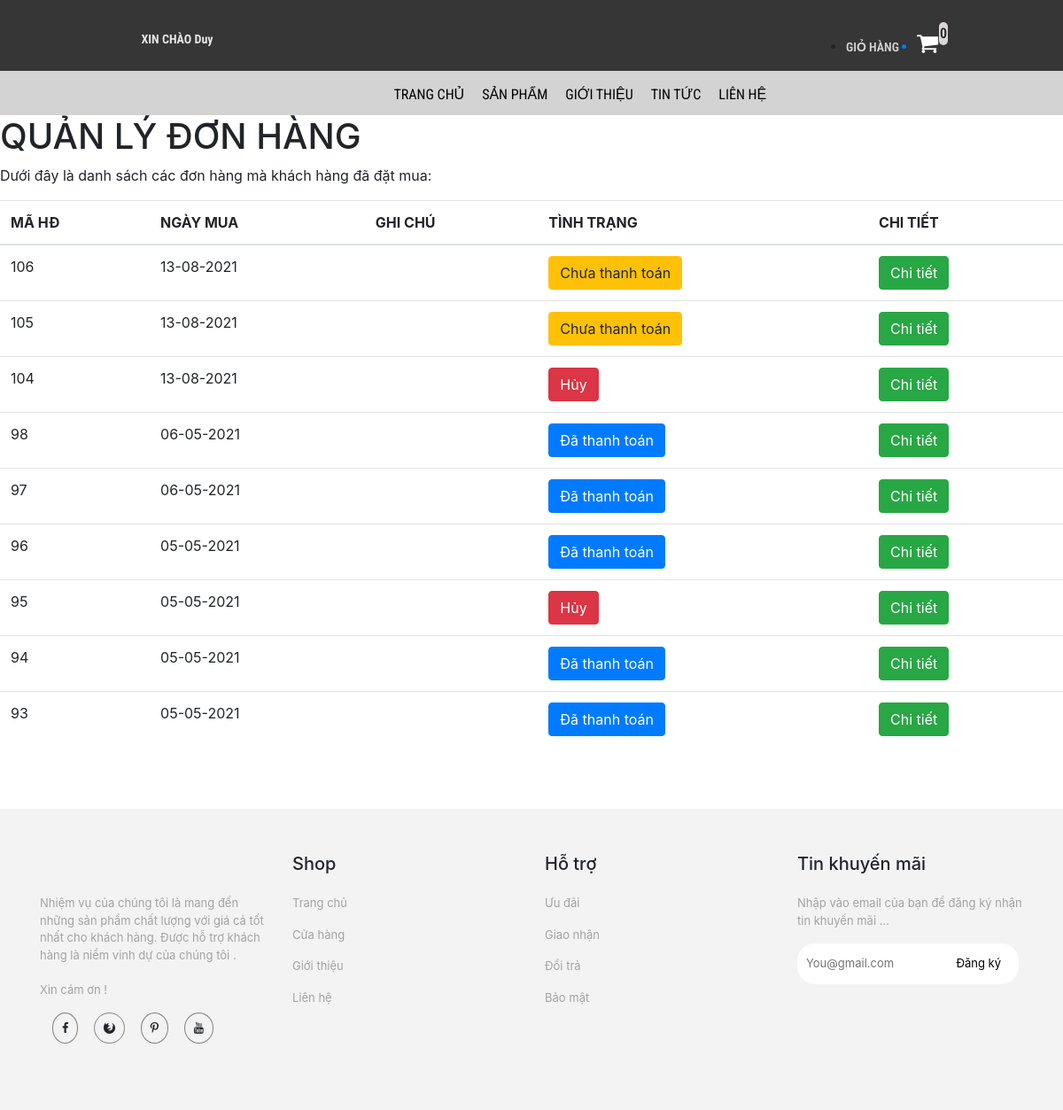
Page /trang-chinh/lichsu.php (signed in) on the committed database.
### tables this page shows
CREATE TABLE `hoa_don` (
  `ma_hd` int(11) NOT NULL,
  `ngay_mua` varchar(20) NOT NULL,
  `ghi_chu` varchar(50) NOT NULL,
  `tinh_trang` varchar(20) NOT NULL DEFAULT '0',
  `ma_kh` varchar(50) NOT NULL
);

### trang-chinh/dao/pdo.php (called while the page is built, shortened)
<?php
    function pdo_get_connection(){
        $pdo = new PDO("mysql:host=localhost;dbname=bigshoes",'bigshoes','');
        $pdo->setAttribute(PDO::ATTR_ERRMODE, PDO::ERRMODE_EXCEPTION);
        return $pdo;
    }
    function pdo_query($sql){
        $sql_args = array_slice(func_get_args(),1);
        try{
            $conn = pdo_get_connection();
            $stmt = $conn ->prepare($sql);
            $stmt -> execute($sql_args);
            $rows = $stmt -> fetchAll();
            return $rows;
        }catch(PDOException $e){
            throw $e;
        }finally{
            unset($conn);
        }
    }
    ?>

### trang-chinh/dao/hoa-don.php (called while the page is built, shortened)
<?php
    require_once ('pdo.php');
    function hoa_don_select_by_makh($ma_kh){
        $sql = "SELECT * FROM hoa_don WHERE ma_kh=? ORDER BY ma_hd DESC";
        return pdo_query($sql,$ma_kh);
    }
?>

### trang-chinh/lichsu.php (the view, shortened to what this page needs)
<!DOCTYPE html>
<html lang="en">
<head>
    <link rel="stylesheet" href="https://maxcdn.bootstrapcdn.com/bootstrap/4.0.0/css/bootstrap.min.css">
    <link rel="stylesheet" href="../../bigshoes/css/lien-he/products.css">
    <link rel="stylesheet" href="../../bigshoes/css/chi-tiet-sp/products.css">
    <link rel="stylesheet" href="../../bigshoes/css/chi-tiet-sp/plugin/css/owl.carousel.min.css">
    <link rel="stylesheet" href="../../bigshoes/css/chi-tiet-sp/plugin/css/owl.theme.default.min.css">
    <link rel="stylesheet" href="https://cdnjs.cloudflare.com/ajax/libs/font-awesome/4.7.0/css/font-awesome.min.css">
</head>
<body>
    <div class="container-fluid">
        <div class="row">
            <div class="col-md-4" style="background-color: rgb(54, 54, 54);text-align: center">
                <div class="login">
                  <?php
                    if(!isset($_SESSION['user'])){
                  ?>
                  <a href="../../bigshoes/tai-khoan/dang-nhap.php"><p><strong>ĐĂNG NHẬP / ĐĂNG KÍ</strong></p></a>
                    <?php }else{ ?>
                  <a href="../../bigshoes/tai-khoan/thong-tin-tk.php"><p><strong>XIN CHÀO <?=$_SESSION['user']['ho_ten']?></strong></p></a>
                  <?php } ?>
                </div>
            </div>
            <div class="col-md-4" style="background-color: rgb(54, 54, 54);text-align: center">
                <div class="logo">
                </div>
            </div>
            <div class="col-md-4" style="background-color: rgb(54, 54, 54);text-align: center">
                <div class="giohang" style = "position: reletive;">
                    <?php
                            $sll = 0;
                        ?>
                    <span style = "position: absolute;padding: 1px 1px;background-color: #ddd6d6;border-radius: 50px;left: 260px;top: 25px;" ><?=$sll?></span>
                <ul>
                        <li><p style="color: rgb(212, 212, 212);font-size: 14px;margin-top: 5px; ">GIỎ HÀNG</p></li>
                       <a href="danh-sach-gio-hang.php"><li><i class="fa fa-shopping-cart" style="font-size:26px;color:rgb(255, 255, 255)"></i></li></a>
                    </ul>
                </div>
            </div>
        </div>
    </div>
    <div class="container-fluid">
        <div class="row">
            <div class="col-md-12" style="background-color: rgb(211, 211, 211);">
                <div class="nav">
                    <ul>
                        <li><a href="index.php">TRANG CHỦ</a></li>
                        <li><a href="danh-sach-sp.php">SẢN PHẨM</a></li>
                            <li><a href="gioi-thieu.php">GIỚI THIỆU</a></li>
                            <li><a href="tin-tuc.php">TIN TỨC</a></li>
                            <li><a href="lien-he.php">LIÊN HỆ</a></li>
                    </ul>
                </div>
            </div>
        </div>
    </div>
        <div id="page-wrapper">
		  <div class="header">
                        <div class="page-header">
                            <h1>QUẢN LÝ ĐƠN HÀNG</h1>
                            <p>Dưới đây là danh sách các đơn hàng mà khách hàng đã đặt mua: </p>
                            <?php
                                require_once ('../trang-chinh/dao/hoa-don.php');
                                $ma_kh= $_SESSION['user']['ma_kh'];
                                $items = hoa_don_select_by_makh($ma_kh);
                            ?>
                            <table class="table table-hover">
                                <thead>
                                  <tr>
                                    <th>MÃ HĐ</th>
                                    <th>NGÀY MUA</th>
                                    <th>GHI CHÚ</th>
                                    <th>TÌNH TRẠNG</th>
                                    <th>CHI TIẾT</th>
                                  </tr>
                                </thead>
                                <tbody>
                                <?php foreach($items as $item){
                                     extract($item);
                                    ?>
                                  <tr>
                                    <td><?=$ma_hd?></td>
                                    <td><?=$ngay_mua?></td>
                                    <td><?=$ghi_chu?></td>
                                    <td>
                                        <a href="chinhsuadon.php?ma_hd=<?=$ma_hd?>">
                                        <?php
                                            if($tinh_trang == 0){
                                                echo '<button class="btn btn-warning name="thanh_toan">';
                                                echo "Chưa thanh toán";
                                            }
                                            else if($tinh_trang == 1){
                                                echo '<button class="btn btn-primary name="thanh_toan">';
                                                echo "Đã thanh toán ";
                                            }
                                            else   {
                                                echo '<button class="btn btn-danger name ="thanh_toan">';
                                                echo "Hủy";
                                            }
                                        ?>
                                        </button></a>
                                    </td>
                                    <td><a href="lichsu-chitiet.php?ma_hd=<?=$ma_hd?>&ma_kh=<?=$ma_kh?>"><button class="btn btn-success">Chi tiết</button></a></td>
                                  </tr>
                                <?php } ?>
                                </tbody>
                              </table>
                        </div>
		</div>
            </div>
    <div class="container-fluid now2" style="margin-top: 70px;">
        <div class="row">
            <div class="container" style="margin-top: 50px;">
                <div class="row">
                    <div class="col-md-3">
                        <div class="fo">
                        </div>
                    </div>
                    <div class="col-md-3">
                        <div class="fo">
                            <h5>Shop</h5>
                        </div>
                    </div>
                    <div class="col-md-3">
                        <h5>Hỗ trợ</h5>
                    </div>
                    <div class="col-md-3">
                        <h5>Tin khuyến mãi</h5>
                    </div>
                </div>
                <div class="row" style="margin-top: 0px;">
                    <div class="col-md-3">
                        <div class="fo">
                            <ul>
                                <li>
                                    <p>
                                    Nhiệm vụ của chúng tôi là mang đến những sản phẩm chất lượng với giá cả tốt nhất cho khách hàng. Được hỗ trợ khách hàng là niềm vinh dự của chúng tôi . <br><br>
                                    Xin cám ơn !
                                </p>
                                </li>
                                <li><i class="fa fa-facebook "></i>
                                    <i class="fa fa-firefox"></i>
                                    <i class="fa fa-pinterest-p"></i>
                                    <i class="fa fa-youtube"></i>
                                </li>
                            </ul>
                        </div>
                    </div>
                    <div class="col-md-3">
                        <div class="fo">
                            <ul>
                                <li>
                                    <p>Trang chủ</p>
                                </li>
                                <li>
                                    <p>Cửa hàng</p>
                                </li>
                                <li>
                                    <p>Giới thiệu</p>
                                </li>
                                <li>
                                    <p>Liên hệ</p>
                                </li>
                            </ul>
                        </div>
                    </div>
                    <div class="col-md-3">
                        <div class="fo">
                            <ul>
                                <li>
                                    <p>Ưu đãi</p>
                                </li>
                                <li>
                                    <p>Giao nhận</p>
                                </li>
                                <li>
                                    <p>Đổi trả</p>
                                </li>
                                <li>
                                    <p>Bảo mật</p>
                                </li>
                            </ul>
                        </div>
                    </div>
                    <div class="col-md-3">
                        <div class="fo">
                            <ul>
                                <li>
                                    <p>Nhập vào email của bạn để đăng ký nhận tin khuyến mãi ...</p>
                                </li>
                                <li>
                                    <input type="text" placeholder="You@gmail.com">
                                    <a href="#">Đăng ký</a>
                                </li>
                            </ul>
                        </div>
                    </div>
                </div>
            </div>
        </div>
</body>
</html>

### css/lien-he/products.css (style rules this page uses)
* { margin: 0px; padding: 0px; box-sizing: border-box; }
.login p { margin-top: 34px; color: rgb(230, 230, 230); font-size: 14px; font-family: 'Roboto Condensed', sans-serif; }
.logo { padding: 13px; }
.nav { position: relative; width: 100%; height: 50px; background-color: rgb(211, 211, 211); font-family: 'Roboto Condensed', sans-serif; }
.nav ul { position: absolute; top: 0; left: 31.5%; }
.nav ul li { float: left; list-style: none; margin-left: 20px; font-family: 'Roboto Condensed', sans-serif; font-size: 16px; margin-top: 15px; }
.giohang { font-weight: 600; margin-left: 120px; font-family: 'Roboto Condensed', sans-serif; }
.giohang ul li { float: left; margin-left: 20px; margin-top: 20px; }
.fo ul li { margin-top: 15px; list-style: none; font-size: 13px; }
.fo ul li i { margin-left: 14px; border: solid 1px gray; padding: 10px; border-radius: 100%; }
.fo ul li p { color: rgb(163, 163, 163); }
.fo ul li input { padding: 13px 10px; width: 250px; border: none; border-radius: 20px; }
.fo ul li a { position: absolute; top: 83px; right: 40px; color: black; }
.now2 { width: 100%; height: 340px; background-color: rgb(243, 243, 243); position: relative; }

### css/chi-tiet-sp/products.css (style rules this page uses)
* { margin: 0px; padding: 0px; box-sizing: border-box; }
.login p { margin-top: 34px; color: rgb(230, 230, 230); font-size: 14px; font-family: "Roboto Condensed", sans-serif; }
.logo { padding: 13px; }
.nav { position: relative; width: 100%; height: 50px; background-color: rgb(211, 211, 211); font-family: "Roboto Condensed", sans-serif; }
.nav ul { position: absolute; top: 0; left: 35%; }
.nav ul li { float: left; list-style: none; margin-left: 20px; font-family: "Roboto Condensed", sans-serif; font-size: 16px; margin-top: 15px; }
.nav ul li a { text-decoration: none; color: black; }
.giohang { font-weight: 600; margin-left: 120px; font-family: "Roboto Condensed", sans-serif; }
.giohang ul li { float: left; margin-left: 20px; margin-top: 20px; }
.fo ul li { margin-top: 15px; list-style: none; font-size: 13px; }
.fo ul li i { margin-left: 14px; border: solid 1px gray; padding: 10px; border-radius: 100%; }
.fo ul li p { color: rgb(163, 163, 163); }
.fo ul li input { padding: 13px 10px; width: 250px; border: none; border-radius: 20px; }
.fo ul li a { position: absolute; top: 83px; right: 40px; color: black; }
.now2 { width: 100%; height: 340px; background-color: rgb(243, 243, 243); position: relative; }

### rows in the picture
hoa_don: ma_hd "106", ngay_mua "13-08-2021", tinh_trang "Chưa thanh toán"
hoa_don: ma_hd "105", ngay_mua "13-08-2021", tinh_trang "Chưa thanh toán"
hoa_don: ma_hd "104", ngay_mua "13-08-2021", tinh_trang "Hủy"
hoa_don: ma_hd "98", ngay_mua "06-05-2021", tinh_trang "Đã thanh toán"
hoa_don: ma_hd "97", ngay_mua "06-05-2021", tinh_trang "Đã thanh toán"
hoa_don: ma_hd "96", ngay_mua "05-05-2021", tinh_trang "Đã thanh toán"
hoa_don: ma_hd "95", ngay_mua "05-05-2021", tinh_trang "Hủy"
hoa_don: ma_hd "94", ngay_mua "05-05-2021", tinh_trang "Đã thanh toán"
hoa_don: ma_hd "93", ngay_mua "05-05-2021", tinh_trang "Đã thanh toán"

### other values in the picture
$_SESSION['user']['ho_ten'] "Duy"
$sll "0"
